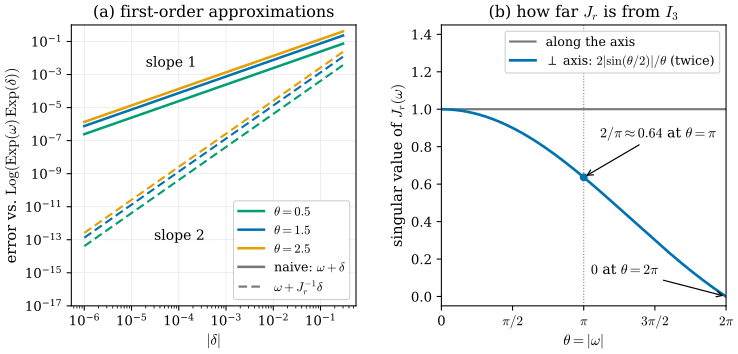

The script that saved this image:
"""Figure 28.2.3: adding to a rotation vector is not composing rotations; the right Jacobian J_r measures the difference
(Section 28.2).

(a) For omega = theta * n (n fixed, theta = 0.5, 1.5, 2.5) and small delta = eps * m (m a fixed unit vector,
    1e-6 <= eps <= 0.3), the error of two first-order approximations of Log(Exp(omega) Exp(delta)):
      naive      : omega + delta                      (solid)
      BCH, first : omega + J_r(omega)^{-1} delta       (dashed)
    The naive error grows like eps (slope 1); the corrected error like eps^2 (slope 2).
(b) The singular values of J_r(theta n) as functions of theta in [0, 2 pi]: 1 (along the axis, gray) and
    2 |sin(theta/2)| / theta (twice, on the plane perpendicular to the axis, blue). They vanish at theta = 2 pi,
    where Exp stops being a local diffeomorphism.
Self-check: fitted slopes ~1 and ~2; singular values from SVD equal the closed form; J_r agrees with a central
finite difference of Log(Exp(omega)^T Exp(omega + h e_k)) / h.

Run from the project root:
``PYTHONPATH=tools python3 chapters/28-lie-groups-poses/figures/fig-28-2-3-exp-jacobian.py``
"""

import os
import pathlib
import sys

os.environ.setdefault("OMP_NUM_THREADS", "4")
os.environ.setdefault("OPENBLAS_NUM_THREADS", "4")
sys.path.insert(0, str(pathlib.Path(__file__).resolve().parents[1] / "lib"))
import dglie as L  # noqa: E402

import dgfig  # noqa: E402

dgfig.setup()

import matplotlib.pyplot as plt  # noqa: E402
import numpy as np  # noqa: E402

C = dgfig.COLORS
n = np.array([0.36, 0.48, 0.8])
n /= np.linalg.norm(n)
m = np.array([0.9, -0.3, 0.1])
m -= 0.3 * (m @ n) * n
m /= np.linalg.norm(m)
eps = np.logspace(-6, np.log10(0.3), 40)
thetas = [0.5, 1.5, 2.5]
cols = [C["third"], C["tangent"], C["accent"]]

fig, (ax, bx) = plt.subplots(1, 2, figsize=(8.8, 3.8), gridspec_kw=dict(wspace=0.3))
for th, col in zip(thetas, cols):
    w = th * n
    true = np.array([L.logSO3(L.expSO3(w) @ L.expSO3(e * m)) for e in eps])
    naive = np.linalg.norm(true - (w + eps[:, None] * m), axis=1)
    corr = np.linalg.norm(true - (w + (L.Jr_inv(w) @ (eps[:, None] * m).T).T), axis=1)
    ax.loglog(eps, naive, color=col, lw=1.9, label=r"$\theta = %.1f$" % th)
    ax.loglog(eps, np.maximum(corr, 1e-17), color=col, lw=1.6, ls=(0, (4, 2)))
    sel = (eps > 1e-4) & (eps < 1e-2)
    s1 = np.polyfit(np.log(eps[sel]), np.log(naive[sel]), 1)[0]
    s2 = np.polyfit(np.log(eps[sel]), np.log(corr[sel]), 1)[0]
    assert abs(s1 - 1) < 0.02 and abs(s2 - 2) < 0.05, (s1, s2)
    # finite-difference check of J_r
    h = 1e-6
    J = np.column_stack([(L.logSO3(L.expSO3(w).T @ L.expSO3(w + h * e))
                          - L.logSO3(L.expSO3(w).T @ L.expSO3(w - h * e))) / (2 * h) for e in np.eye(3)])
    assert np.allclose(J, L.Jr(w), atol=1e-8)
ax.plot([], [], color=C["aux"], lw=1.9, label=r"naive: $\omega + \delta$")
ax.plot([], [], color=C["aux"], lw=1.6, ls=(0, (4, 2)), label=r"$\omega + J_r^{-1}\delta$")
ax.text(2e-5, 3e-3, "slope 1", fontsize=10.5)
ax.text(3e-5, 1e-13, "slope 2", fontsize=10.5)
ax.set_xlabel(r"$|\delta|$")
ax.set_ylabel(r"error vs. $\mathrm{Log}(\mathrm{Exp}(\omega)\,\mathrm{Exp}(\delta))$")
ax.set_title("(a) first-order approximations", fontsize=12)
ax.legend(loc="lower right", fontsize=9.5, frameon=True, framealpha=0.95)
ax.set_ylim(1e-17, 1)
ax.grid(True, which="major", color="#E5E5E5", lw=0.5)

ths = np.linspace(1e-3, 2 * np.pi, 400)
sv_perp = 2 * np.abs(np.sin(ths / 2)) / ths
for th in [0.3, 1.0, np.pi, 5.0]:
    sv = np.linalg.svd(L.Jr(th * n), compute_uv=False)
    assert np.allclose(np.sort(sv), np.sort([1.0, 2 * abs(np.sin(th / 2)) / th, 2 * abs(np.sin(th / 2)) / th]))
bx.plot(ths, np.ones_like(ths), color=C["aux"], lw=1.6, label="along the axis")
bx.plot(ths, sv_perp, color=C["tangent"], lw=2.0, label=r"$\perp$ axis: $2|\sin(\theta/2)|/\theta$ (twice)")
bx.axvline(np.pi, color=C["aux"], lw=0.8, ls=":")
bx.plot(np.pi, 2 / np.pi, "o", color=C["tangent"], ms=5)
bx.annotate(r"$2/\pi \approx 0.64$ at $\theta = \pi$", xy=(np.pi, 2 / np.pi), xytext=(3.5, 0.85), fontsize=10.5,
            arrowprops=dict(arrowstyle="->", lw=0.9))
bx.annotate(r"$0$ at $\theta = 2\pi$", xy=(2 * np.pi, 0), xytext=(3.3, 0.12), fontsize=10.5,
            arrowprops=dict(arrowstyle="->", lw=0.9))
bx.set_xticks([0, np.pi / 2, np.pi, 3 * np.pi / 2, 2 * np.pi])
bx.set_xticklabels(["0", r"$\pi/2$", r"$\pi$", r"$3\pi/2$", r"$2\pi$"])
bx.set_xlim(0, 2 * np.pi)
bx.set_ylim(-0.05, 1.45)
bx.set_xlabel(r"$\theta = |\omega|$")
bx.set_ylabel(r"singular value of $J_r(\omega)$")
bx.set_title(r"(b) how far $J_r$ is from $I_3$", fontsize=12)
bx.legend(loc="upper right", fontsize=9.5, frameon=True, framealpha=0.95)

dgfig.save(fig, __file__)
